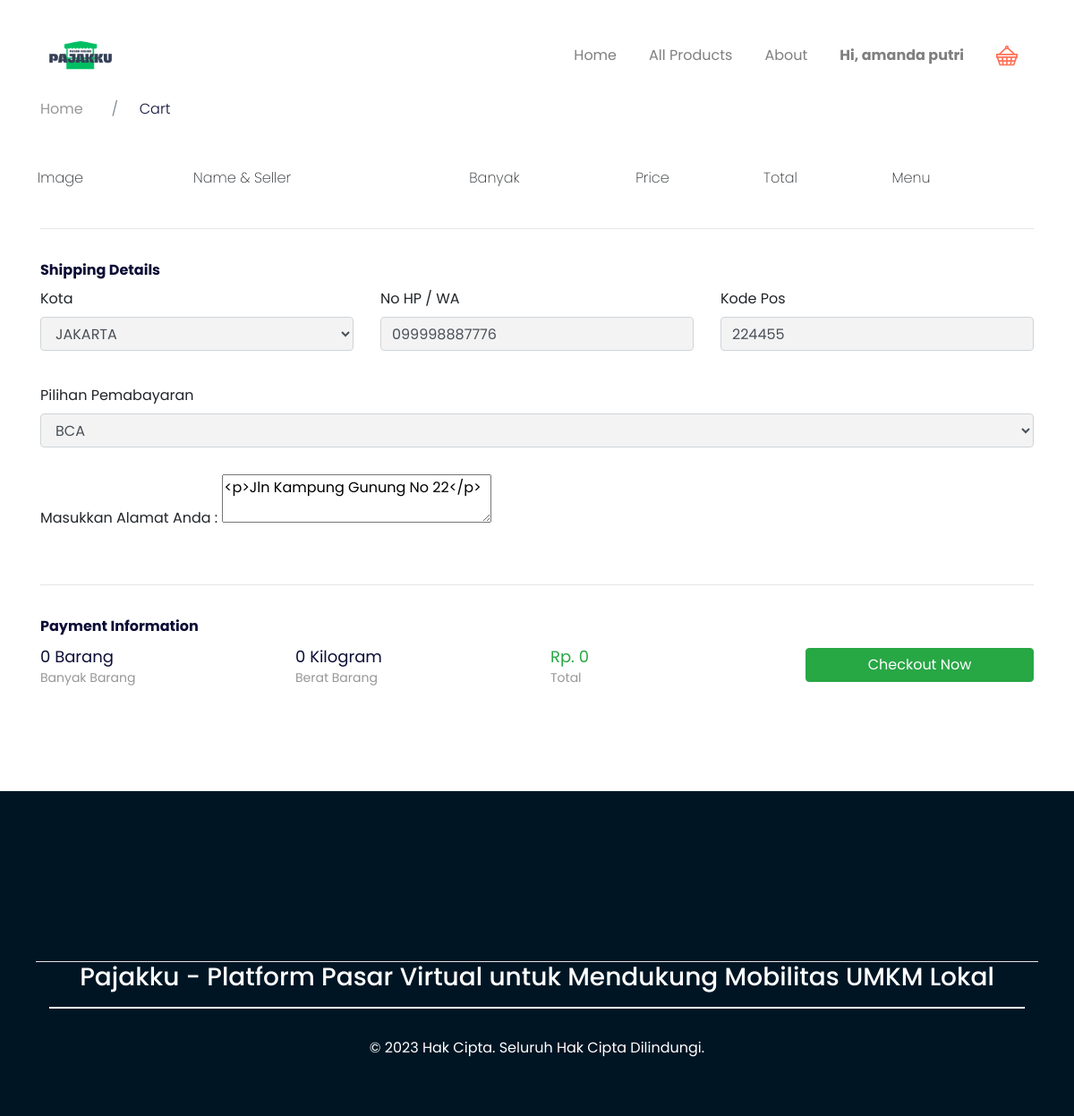
Page /cart.php (signed in) on the committed database.
### tables this page shows
CREATE TABLE `users` (
  `id_user` int NOT NULL,
  `name` varchar(255) NOT NULL,
  `email` varchar(255) NOT NULL,
  `password` varchar(255) NOT NULL,
  `address` text,
  `phone_number` varchar(255) NOT NULL,
  `postal_code` varchar(191) NOT NULL,
  `roles` varchar(255) NOT NULL
);

### config/config.php (called while the page is built, shortened)
<?php
$host = 'localhost';
$user = 'root';
$password = '';
$dbname = 'pajakku';
$conn = mysqli_connect($host, $user, $password, $dbname);
function query($query)
{
    global $conn;
    $result = mysqli_query($conn, $query);
    $rows = [];
    while ($row = mysqli_fetch_assoc($result)) {
        $rows[] = $row;
    }
    return $rows;
}
function rows($query)
{
    global $conn;
    $result = mysqli_query($conn, $query);
    $rows = mysqli_num_rows($result);
    return $rows;
}
?>

### cart.php (the view, shortened to what this page needs)
<?php
require_once 'config/config.php';
?>
<!DOCTYPE html>
<html lang="en">
<head>
  <link href="https://unpkg.com/aos@2.3.1/dist/aos.css" rel="stylesheet" />
  <link href="assets/style/main.css" rel="stylesheet" />
</head>
<body>
  <nav
      class="navbar navbar-expand-lg navbar-light navbar-store fixed-top navbar-fixed-top"
      data-aos="fade-down"
  >
    <div class="container">
      <a href="index.php" class="navbar-brand" title="home">
      <img src="assets/images/icon1.png" style="width: 90px;" alt="logo" />
      </a>
      <div class="collpase navbar-collapse" id="navbarResponsive">
        <ul class="navbar-nav ml-auto">
          <li class="nav-item">
            <a href="index.php" class="nav-link">Home</a>
          </li>
          <li class="nav-item">
            <a href="products.php" class="nav-link">All Products</a>
          </li>
          <li class="nav-item">
            <a href="about.php" class="nav-link">About</a>
          </li>
          <?php
          if (!isset($_SESSION["login"]) && !isset($_SESSION["user"])) : ?>
            <li class="nav-item">
              <a href="register.php" class="nav-link">Sign Up</a>
            </li>
            <li class="nav-item">
              <a
                href="login.php"
                class="btn btn-success nav-link px-4 text-white"
                >Sign In</a
              >
            </li>
          <?php else: ?>
            <li class="nav-item dropdown">
              <?php
                $id = $_SESSION["user"];
                $user = query("SELECT * FROM users WHERE id_user = $id")[0];
              ?>
                <a
                  href="#"
                  class="nav-link font-weight-bold"
                  id="navbarDropdown"
                  role="button"
                  data-toggle="dropdown"
                >
                  Hi, <?= $user["name"]; ?>
                </a>
            </li>
            <li class="nav-item">
              <?php
                $id = $user["id_user"];
                $carts = rows("SELECT * FROM carts WHERE user_id = $id");
              ?>
              <?php if ($carts >= 1) : ?>
                <a href="cart.php" class="nav-link d-inline-block">
                  <img
                    src="assets/images/shopping-cart-filled.svg"
                    alt="cart-empty"
                  />
                  <div class="cart-badge"><?= $carts; ?></div>
                </a>
              <?php else : ?>
                <a href="cart.php" class="nav-link d-inline-block">
                  <img
                    src="assets/images/icon-cart-empty.svg"
                    alt="cart-empty"
                  />
                </a>
              <?php endif; ?>
            </li>
          <?php endif;?>
        </ul>
      </div>
    </div>
  </nav>
  <div class="page-content page-cart">
    <section class="store-breadcrumb" data-aos="fade-down" data-aos-delay="100">
      <div class="container">
        <div class="row">
          <div class="col-12">
            <nav>
              <ol class="breadcrumb bg-transparent">
                <li class="breadcrumb-item">
                  <a href="/index.html">Home</a>
                </li>
                <li class="breadcrumb-item active">
                  Cart
                </li>
              </ol>
            </nav>
          </div>
        </div>
      </div>
    </section>
    <section class="store-cart">
      <div class="container">
        <div class="row" data-aos="fade-up" data-aos-delay="100">
          <div class="col-12 table-responsive">
            <table class="table table-borderless table-cart">
              <thead>
                <tr>
                  <th>Image</th>
                  <th>Name &amp; Seller</th>
                  <th>Banyak</th>
                  <th>Price</th>
                  <th>Total</th>
                  <th>Menu</th>
                </tr>
              </thead>
              <?php
                $banyak = 0;
                $berat = 0;
                $total = 0;
                ?>
            </table>
          </div>
        </div>
        <form action="" method="POST">
          <div class="row" data-aos="fade-up" data-aos-delay="150">
            <div class="col-12">
              <hr>
            </div>
            <div class="col-12">
              <h2>
                Shipping Details
              </h2>
            </div>
          </div>
          <div class="row mb-2" data-aos="fade-up" data-aos-delay="200">
            <div class="col-md-4">
              <div class="form-group">
                <label for="city">Kota</label>
                <select name="city" id="city" class="form-control" required>
                  <option value="JAKARTA">JAKARTA</option>
                </select>
              </div>
            </div>
            <div class="col-md-4">
              <div class="form-group">
                <label for="phone_number">No HP / WA</label>
                <input type="tel" name="phone_number" id="phone_number" class="form-control form-store" value="<?= $user["phone_number"] ?? ''; ?>" required>
              </div>
            </div>
            <div class="col-md-4">
              <div class="form-group">
                <label for="zip_code">Kode Pos</label>
                <input type="number" name="zip_code" id="zip_code" required value="<?= $user["postal_code"] ?? ''; ?>" class="form-control form-store">
              </div>
            </div>
            <div class="col-md-12 mt-2">
              <div class="form-group">
              <label for="rekening">Pilihan Pemabayaran</label>
                  <?php
                    $rekening = query("SELECT * FROM rekening_numbers");
                  ?>
                  <select name="rekening" id="rekening" class="form-control">
                    <?php foreach ($rekening as $r) : ?>
                      <option value="<?= $r["id_rekening"]; ?>"><?= $r["bank_name"]; ?></option>
                    <?php endforeach; ?>
                  </select>
              </div>
            </div>
            <?php if ($berat >= 10000) : ?>
              <div class="col-md-12 text-center my-4" id="alert-berat">
                <h5>Berat barang anda lebih dari <strong>10 Kilogram</strong></h5>
                <p class="text-muted">Apakah barang anda ingin di antar kami ?</p>
                <div class="custom-control custom-radio custom-control-inline">
                  <input type="radio" id="radioTrue" value="1" name="delivered" class="custom-control-input">
                  <label class="custom-control-label" for="radioTrue">Ya, Antar</label>
                </div>
                <div class="custom-control custom-radio custom-control-inline">
                  <input type="radio" id="radioFalse" value="0" name="delivered" class="custom-control-input">
                  <label class="custom-control-label" for="radioFalse">Tidak, Terimakasih</label>
                </div>
              </div>
              <?php else : ?>
              <div class="col-md-12">
                <div class="form-group">
                  <label for="alamat">Masukkan Alamat Anda :</label>
                  <textarea name="alamat" id="editor"><?= $user["address"] ?? ''; ?></textarea>
                </div>
              </div>
              <?php endif; ?>
          </div>
          <div class="row" data-aos="fade-up" data-aos-delay="150">
            <div class="col-12">
              <hr>
            </div>
            <div class="col-12">
              <h2 class="mb-2">
                Payment Information
              </h2>
            </div>
          </div>
          <div class="row justify-content-center" data-aos="fade-up" data-aos-delay="200">
            <div class="col-4 col-md-3">
              <div class="product-title"><?= number_format($banyak); ?> Barang</div>
              <div class="product-subtitle mb-3">Banyak Barang</div>
            </div>
            <div class="col-4 col-md-3">
              <div class="product-title"><?= $berat / 1000; ?> Kilogram</div>
              <div class="product-subtitle">Berat Barang</div>
            </div>
            <div class="col-4 col-md-3">
              <div class="product-title text-success">Rp. <?= number_format($total); ?></div>
              <div class="product-subtitle">Total</div>
            </div>
            <div class="col-8 col-md-3">
              <button type="submit" name="checkout" class="btn btn-success btn-block px-4 mt-1">Checkout Now</button>
            </div>
          </div>
        </form>
      </div>
    </section>
  </div>
      <section class="counter text-white" style="background-color: #001524; padding: 40px; margin-top: 100px;" id="counter">
  <footer >
    <div class="container-fluid">
      <div class="row">
        <div class="col-12 text-center">
          <h3 style="background-color: #001524; border-bottom: 2px solid white; " class="pb-3">Pajakku - Platform Pasar Virtual untuk Mendukung Mobilitas UMKM Lokal</h3>
          <p class="pt-4 pb-2 text-white"> &copy; 2023 Hak Cipta. Seluruh Hak Cipta Dilindungi.</p>
        </div>
      </div>
    </div>
  </footer>
</section>
</body>
</html>

### rows in the picture
users: name "amanda putri", phone_number "099998887776", zip_code "224455", alamat "<p>Jln Kampung Gunung No 22</p>"

### other values in the picture
$banyak "0"
$berat / 1000 "0"
$total "0"
form field rekening "BCA"
